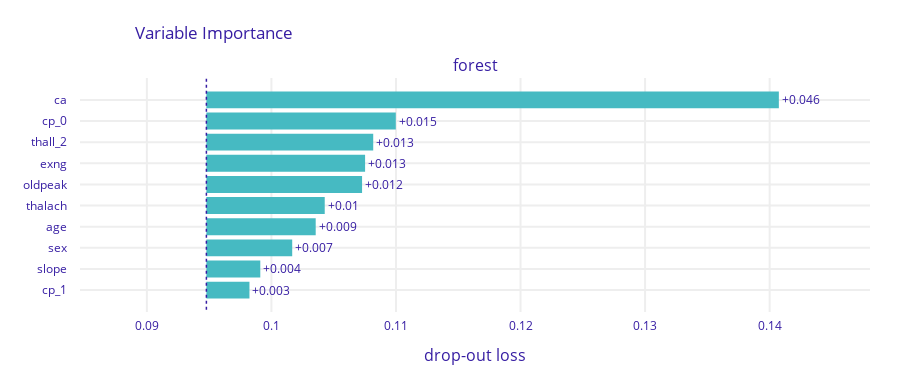

The notebook cell this image was saved under:
### Code cell
pvi = explainer.model_parts(random_state=0)
pvi.plot()

### Figure 1 — Plotly figure (JSON) as saved in the notebook; plotly's stock layout.template omitted (floating-point values rounded to 4 significant figures)
{"data": [{"base": 0.09478, "hoverinfo": "text", "hoverlabel": {"bgcolor": "rgba(0,0,0,0.8)"}, "hovertext": ["Model: forest loss after<br>variable: ca is permuted: 0.141<br>Drop-out loss change: +0.046", "Model: forest loss after<br>variable: cp_0 is permuted: 0.11<br>Drop-out loss change: +0.015", "Model: forest loss after<br>variable: thall_2 is permuted: 0.108<br>Drop-out loss change: +0.013", "Model: forest loss after<br>variable: exng is permuted: 0.108<br>Drop-out loss change: +0.013", "Model: forest loss after<br>variable: oldpeak is permuted: 0.107<br>Drop-out loss change: +0.012", "Model: forest loss after<br>variable: thalach is permuted: 0.104<br>Drop-out loss change: +0.01", "Model: forest loss after<br>variable: age is permuted: 0.104<br>Drop-out loss change: +0.009", "Model: forest loss after<br>variable: sex is permuted: 0.102<br>Drop-out loss change: +0.007", "Model: forest loss after<br>variable: slope is permuted: 0.099<br>Drop-out loss change: +0.004", "Model: forest loss after<br>variable: cp_1 is permuted: 0.098<br>Drop-out loss change: +0.003"], "marker": {"color": "#46bac2"}, "orientation": "h", "showlegend": false, "text": ["+0.046", "+0.015", "+0.013", "+0.013", "+0.012", "+0.01", "+0.009", "+0.007", "+0.004", "+0.003"], "textposition": "outside", "type": "bar", "x": [0.04596, 0.01521, 0.01339, 0.01274, 0.0125, 0.009502, 0.008777, 0.006891, 0.004328, 0.003457], "xaxis": "x", "y": ["ca", "cp_0", "thall_2", "exng", "oldpeak", "thalach", "age", "sex", "slope", "cp_1"], "yaxis": "y"}], "layout": {"annotations": [{"font": {"size": 16}, "showarrow": false, "text": "forest", "x": 0.5, "xanchor": "center", "xref": "paper", "y": 1, "yanchor": "bottom", "yref": "paper"}, {"font": {"size": 16}, "showarrow": false, "text": "drop-out loss", "x": 0.5, "xanchor": "center", "xref": "paper", "y": 0, "yanchor": "top", "yref": "paper", "yshift": -30}], "font": {"color": "#371ea3"}, "height": 383, "margin": {"b": 71, "r": 30, "t": 78}, "shapes": [{"line": {"color": "#371ea3", "dash": "dot", "width": 1.5}, "type": "line", "x0": 0.09478, "x1": 0.09478, "xref": "x", "y0": -1, "y1": 10, "yref": "y"}], "title": {"text": "Variable Importance", "x": 0.15}, "xaxis": {"anchor": "y", "automargin": true, "domain": [0, 1], "fixedrange": true, "gridwidth": 2, "range": [0.08463, 0.1481], "tickcolor": "white", "ticklen": 3, "ticks": "outside", "type": "linear", "zeroline": false}, "yaxis": {"anchor": "x", "automargin": true, "autorange": "reversed", "domain": [0, 1], "fixedrange": true, "gridwidth": 2, "tickcolor": "white", "ticklen": 10, "ticks": "outside", "type": "category"}}}
